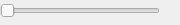
<?xml version="1.0" encoding="UTF-8"?>
<ui version="4.0">
 <class>btnslider</class>
 <widget class="QDialog" name="btnslider">
  <property name="geometry">
   <rect>
    <x>0</x>
    <y>0</y>
    <width>180</width>
    <height>25</height>
   </rect>
  </property>
  <property name="windowTitle">
   <string>Dialog</string>
  </property>
  <widget class="QSlider" name="btnSlider">
   <property name="geometry">
    <rect>
     <x>0</x>
     <y>0</y>
     <width>160</width>
     <height>22</height>
    </rect>
   </property>
   <property name="maximum">
    <number>100</number>
   </property>
   <property name="orientation">
    <enum>Qt::Horizontal</enum>
   </property>
   <property name="tickPosition">
    <enum>QSlider::NoTicks</enum>
   </property>
   <property name="tickInterval">
    <number>1</number>
   </property>
  </widget>
 </widget>
 <resources/>
 <connections/>
</ui>
